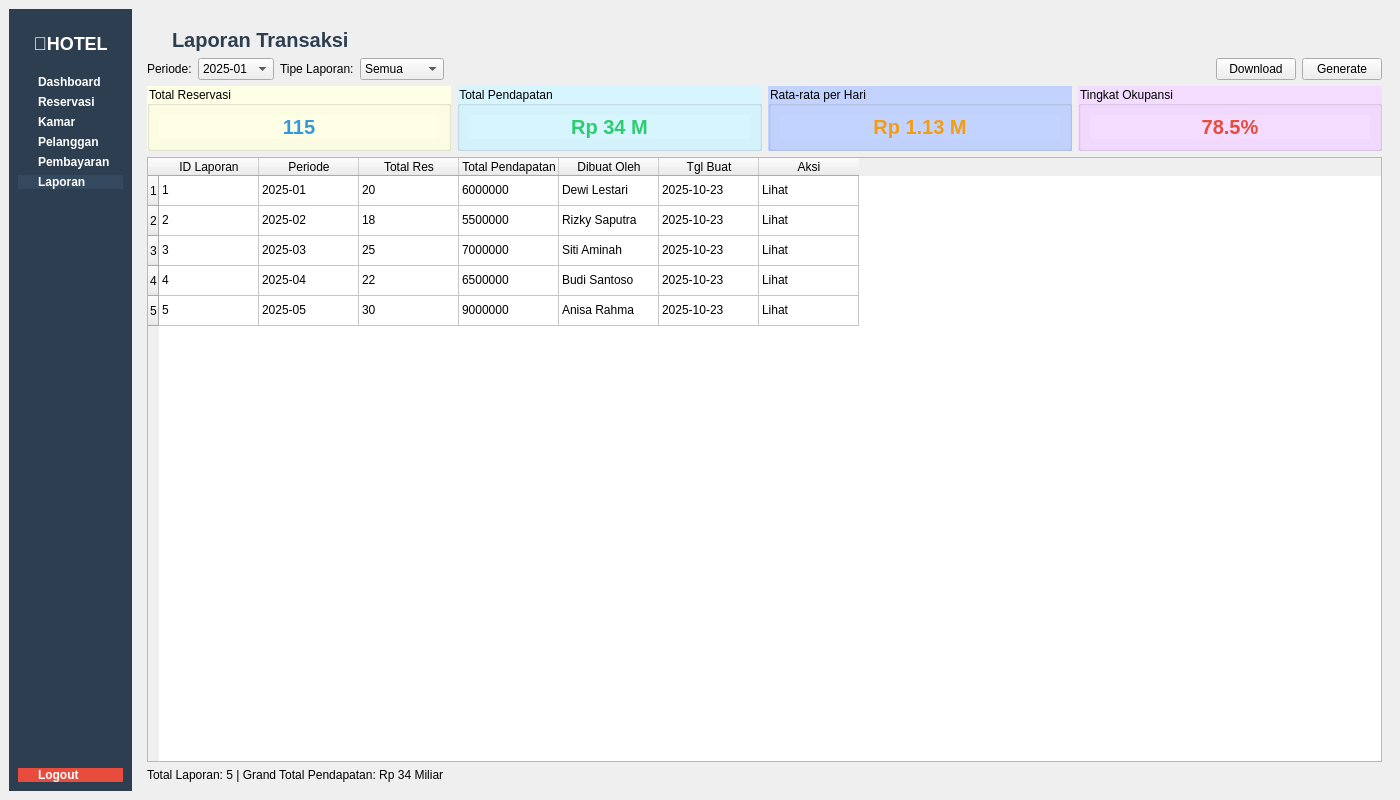
<?xml version="1.0" encoding="UTF-8"?>
<ui version="4.0">
 <class>LaporanWindow</class>
 <widget class="QMainWindow" name="LaporanWindow">
  <property name="geometry">
   <rect>
    <x>0</x>
    <y>0</y>
    <width>1400</width>
    <height>800</height>
   </rect>
  </property>
  <property name="windowTitle">
   <string>Laporan Transaksi</string>
  </property>
  <widget class="QWidget" name="centralwidget">
   <layout class="QHBoxLayout" name="mainLayout">
    <item>
     <widget class="QWidget" name="sidebar" native="true">
      <property name="styleSheet">
       <string>QWidget { background-color: #2c3e50; }</string>
      </property>
      <layout class="QVBoxLayout" name="sidebarLayout">
       <item>
        <widget class="QLabel" name="logoLabel">
         <property name="styleSheet">
          <string>QLabel { color: white; font-size: 18px; font-weight: bold; padding: 15px; background-color: #2c3e50; }</string>
         </property>
         <property name="text">
          <string>🏨HOTEL</string>
         </property>
         <property name="alignment">
          <set>Qt::AlignCenter</set>
         </property>
        </widget>
       </item>
       <item>
        <widget class="QPushButton" name="dashboardBtn">
         <property name="styleSheet">
          <string>QPushButton { background-color: #2c3e50; color: white; border: none; text-align: left; padding-left: 20px; font-weight: bold; } QPushButton:hover { background-color: #3498db; }</string>
         </property>
         <property name="text">
          <string>Dashboard</string>
         </property>
        </widget>
       </item>
       <item>
        <widget class="QPushButton" name="reservasiBtn">
         <property name="styleSheet">
          <string>QPushButton { background-color: #2c3e50; color: white; border: none; text-align: left; padding-left: 20px; font-weight: bold; } QPushButton:hover { background-color: #3498db; }</string>
         </property>
         <property name="text">
          <string>Reservasi</string>
         </property>
        </widget>
       </item>
       <item>
        <widget class="QPushButton" name="kamarBtn">
         <property name="styleSheet">
          <string>QPushButton { background-color: #2c3e50; color: white; border: none; text-align: left; padding-left: 20px; font-weight: bold; } QPushButton:hover { background-color: #3498db; }</string>
         </property>
         <property name="text">
          <string>Kamar</string>
         </property>
        </widget>
       </item>
       <item>
        <widget class="QPushButton" name="pelangganBtn">
         <property name="styleSheet">
          <string>QPushButton { background-color: #2c3e50; color: white; border: none; text-align: left; padding-left: 20px; font-weight: bold; } QPushButton:hover { background-color: #3498db; }</string>
         </property>
         <property name="text">
          <string>Pelanggan</string>
         </property>
        </widget>
       </item>
       <item>
        <widget class="QPushButton" name="pembayaranBtn">
         <property name="styleSheet">
          <string>QPushButton { background-color: #2c3e50; color: white; border: none; text-align: left; padding-left: 20px; font-weight: bold; } QPushButton:hover { background-color: #3498db; }</string>
         </property>
         <property name="text">
          <string>Pembayaran</string>
         </property>
        </widget>
       </item>
       <item>
        <widget class="QPushButton" name="laporanBtn">
         <property name="styleSheet">
          <string>QPushButton { background-color: #34495e; color: white; border: none; text-align: left; padding-left: 20px; font-weight: bold; } QPushButton:hover { background-color: #3498db; }</string>
         </property>
         <property name="text">
          <string>Laporan</string>
         </property>
        </widget>
       </item>
       <item>
        <spacer name="verticalSpacer">
         <property name="orientation">
          <enum>Qt::Vertical</enum>
         </property>
         <property name="sizeHint" stdset="0">
          <size>
           <width>20</width>
           <height>150</height>
          </size>
         </property>
        </spacer>
       </item>
       <item>
        <widget class="QPushButton" name="logoutBtn">
         <property name="styleSheet">
          <string>QPushButton { background-color: #e74c3c; color: white; border: none; text-align: left; padding-left: 20px; font-weight: bold; } QPushButton:hover { background-color: #c0392b; }</string>
         </property>
         <property name="text">
          <string>Logout</string>
         </property>
        </widget>
       </item>
      </layout>
     </widget>
    </item>
    <item>
     <widget class="QWidget" name="contentArea" native="true">
      <layout class="QVBoxLayout" name="contentLayout">
       <item>
        <widget class="QLabel" name="titleLabel">
         <property name="styleSheet">
          <string>QLabel { font-size: 20px; font-weight: bold; color: #2c3e50; margin-left: 20px; padding-top: 10px; }</string>
         </property>
         <property name="text">
          <string>Laporan Transaksi</string>
         </property>
        </widget>
       </item>
       <item>
        <layout class="QHBoxLayout" name="buttonLayout">
         <item>
          <widget class="QLabel" name="periodeLabel">
           <property name="text">
            <string>Periode:</string>
           </property>
          </widget>
         </item>
         <item>
          <widget class="QComboBox" name="periodeFilter">
           <item>
            <property name="text">
             <string>2025-01</string>
            </property>
           </item>
           <item>
            <property name="text">
             <string>2025-02</string>
            </property>
           </item>
           <item>
            <property name="text">
             <string>2025-03</string>
            </property>
           </item>
           <item>
            <property name="text">
             <string>2025-04</string>
            </property>
           </item>
           <item>
            <property name="text">
             <string>2025-05</string>
            </property>
           </item>
          </widget>
         </item>
         <item>
          <widget class="QLabel" name="tipeLabel">
           <property name="text">
            <string>Tipe Laporan:</string>
           </property>
          </widget>
         </item>
         <item>
          <widget class="QComboBox" name="tipeFilter">
           <item>
            <property name="text">
             <string>Semua</string>
            </property>
           </item>
           <item>
            <property name="text">
             <string>Harian</string>
            </property>
           </item>
           <item>
            <property name="text">
             <string>Mingguan</string>
            </property>
           </item>
           <item>
            <property name="text">
             <string>Bulanan</string>
            </property>
           </item>
          </widget>
         </item>
         <item>
          <spacer name="horizontalSpacer">
           <property name="orientation">
            <enum>Qt::Horizontal</enum>
           </property>
           <property name="sizeHint" stdset="0">
            <size>
             <width>400</width>
             <height>20</height>
            </size>
           </property>
          </spacer>
         </item>
         <item>
          <widget class="QPushButton" name="downloadBtn">
           <property name="text">
            <string>Download</string>
           </property>
          </widget>
         </item>
         <item>
          <widget class="QPushButton" name="generateBtn">
           <property name="text">
            <string>Generate</string>
           </property>
          </widget>
         </item>
        </layout>
       </item>
       <item>
        <layout class="QHBoxLayout" name="statsLayout">
         <item>
          <widget class="QGroupBox" name="summary1">
           <property name="styleSheet">
            <string notr="true">background-color: rgb(255, 255, 229);</string>
           </property>
           <property name="title">
            <string>Total Reservasi</string>
           </property>
           <layout class="QVBoxLayout" name="summary1Layout">
            <item>
             <widget class="QLabel" name="summary1Value">
              <property name="styleSheet">
               <string>QLabel { color: #3498db; font-size: 20px; font-weight: bold; }</string>
              </property>
              <property name="text">
               <string>115</string>
              </property>
              <property name="alignment">
               <set>Qt::AlignCenter</set>
              </property>
             </widget>
            </item>
           </layout>
          </widget>
         </item>
         <item>
          <widget class="QGroupBox" name="summary2">
           <property name="styleSheet">
            <string notr="true">background-color: rgb(215, 245, 255);</string>
           </property>
           <property name="title">
            <string>Total Pendapatan</string>
           </property>
           <layout class="QVBoxLayout" name="summary2Layout">
            <item>
             <widget class="QLabel" name="summary2Value">
              <property name="styleSheet">
               <string>QLabel { color: #2ecc71; font-size: 20px; font-weight: bold; }</string>
              </property>
              <property name="text">
               <string>Rp 34 M</string>
              </property>
              <property name="alignment">
               <set>Qt::AlignCenter</set>
              </property>
             </widget>
            </item>
           </layout>
          </widget>
         </item>
         <item>
          <widget class="QGroupBox" name="summary3">
           <property name="styleSheet">
            <string notr="true">background-color: rgb(194, 211, 255);</string>
           </property>
           <property name="title">
            <string>Rata-rata per Hari</string>
           </property>
           <layout class="QVBoxLayout" name="summary3Layout">
            <item>
             <widget class="QLabel" name="summary3Value">
              <property name="styleSheet">
               <string>QLabel { color: #f39c12; font-size: 20px; font-weight: bold; }</string>
              </property>
              <property name="text">
               <string>Rp 1.13 M</string>
              </property>
              <property name="alignment">
               <set>Qt::AlignCenter</set>
              </property>
             </widget>
            </item>
           </layout>
          </widget>
         </item>
         <item>
          <widget class="QGroupBox" name="summary4">
           <property name="styleSheet">
            <string notr="true">background-color: rgb(243, 220, 255);</string>
           </property>
           <property name="title">
            <string>Tingkat Okupansi</string>
           </property>
           <layout class="QVBoxLayout" name="summary4Layout">
            <item>
             <widget class="QLabel" name="summary4Value">
              <property name="styleSheet">
               <string>QLabel { color: #e74c3c; font-size: 20px; font-weight: bold; }</string>
              </property>
              <property name="text">
               <string>78.5%</string>
              </property>
              <property name="alignment">
               <set>Qt::AlignCenter</set>
              </property>
             </widget>
            </item>
           </layout>
          </widget>
         </item>
        </layout>
       </item>
       <item>
        <widget class="QTableWidget" name="laporanTable">
         <property name="rowCount">
          <number>5</number>
         </property>
         <property name="columnCount">
          <number>7</number>
         </property>
         <row/>
         <row/>
         <row/>
         <row/>
         <row/>
         <column>
          <property name="text">
           <string>ID Laporan</string>
          </property>
         </column>
         <column>
          <property name="text">
           <string>Periode</string>
          </property>
         </column>
         <column>
          <property name="text">
           <string>Total Res</string>
          </property>
         </column>
         <column>
          <property name="text">
           <string>Total Pendapatan</string>
          </property>
         </column>
         <column>
          <property name="text">
           <string>Dibuat Oleh</string>
          </property>
         </column>
         <column>
          <property name="text">
           <string>Tgl Buat</string>
          </property>
         </column>
         <column>
          <property name="text">
           <string>Aksi</string>
          </property>
         </column>
         <item row="0" column="0">
          <property name="text">
           <string>1</string>
          </property>
         </item>
         <item row="0" column="1">
          <property name="text">
           <string>2025-01</string>
          </property>
         </item>
         <item row="0" column="2">
          <property name="text">
           <string>20</string>
          </property>
         </item>
         <item row="0" column="3">
          <property name="text">
           <string>6000000</string>
          </property>
         </item>
         <item row="0" column="4">
          <property name="text">
           <string>Dewi Lestari</string>
          </property>
         </item>
         <item row="0" column="5">
          <property name="text">
           <string>2025-10-23</string>
          </property>
         </item>
         <item row="0" column="6">
          <property name="text">
           <string>Lihat</string>
          </property>
         </item>
         <item row="1" column="0">
          <property name="text">
           <string>2</string>
          </property>
         </item>
         <item row="1" column="1">
          <property name="text">
           <string>2025-02</string>
          </property>
         </item>
         <item row="1" column="2">
          <property name="text">
           <string>18</string>
          </property>
         </item>
         <item row="1" column="3">
          <property name="text">
           <string>5500000</string>
          </property>
         </item>
         <item row="1" column="4">
          <property name="text">
           <string>Rizky Saputra</string>
          </property>
         </item>
         <item row="1" column="5">
          <property name="text">
           <string>2025-10-23</string>
          </property>
         </item>
         <item row="1" column="6">
          <property name="text">
           <string>Lihat</string>
          </property>
         </item>
         <item row="2" column="0">
          <property name="text">
           <string>3</string>
          </property>
         </item>
         <item row="2" column="1">
          <property name="text">
           <string>2025-03</string>
          </property>
         </item>
         <item row="2" column="2">
          <property name="text">
           <string>25</string>
          </property>
         </item>
         <item row="2" column="3">
          <property name="text">
           <string>7000000</string>
          </property>
         </item>
         <item row="2" column="4">
          <property name="text">
           <string>Siti Aminah</string>
          </property>
         </item>
         <item row="2" column="5">
          <property name="text">
           <string>2025-10-23</string>
          </property>
         </item>
         <item row="2" column="6">
          <property name="text">
           <string>Lihat</string>
          </property>
         </item>
         <item row="3" column="0">
          <property name="text">
           <string>4</string>
          </property>
         </item>
         <item row="3" column="1">
          <property name="text">
           <string>2025-04</string>
          </property>
         </item>
         <item row="3" column="2">
          <property name="text">
           <string>22</string>
          </property>
         </item>
         <item row="3" column="3">
          <property name="text">
           <string>6500000</string>
          </property>
         </item>
         <item row="3" column="4">
          <property name="text">
           <string>Budi Santoso</string>
          </property>
         </item>
         <item row="3" column="5">
          <property name="text">
           <string>2025-10-23</string>
          </property>
         </item>
         <item row="3" column="6">
          <property name="text">
           <string>Lihat</string>
          </property>
         </item>
         <item row="4" column="0">
          <property name="text">
           <string>5</string>
          </property>
         </item>
         <item row="4" column="1">
          <property name="text">
           <string>2025-05</string>
          </property>
         </item>
         <item row="4" column="2">
          <property name="text">
           <string>30</string>
          </property>
         </item>
         <item row="4" column="3">
          <property name="text">
           <string>9000000</string>
          </property>
         </item>
         <item row="4" column="4">
          <property name="text">
           <string>Anisa Rahma</string>
          </property>
         </item>
         <item row="4" column="5">
          <property name="text">
           <string>2025-10-23</string>
          </property>
         </item>
         <item row="4" column="6">
          <property name="text">
           <string>Lihat</string>
          </property>
         </item>
        </widget>
       </item>
       <item>
        <widget class="QLabel" name="infoLabel">
         <property name="text">
          <string>Total Laporan: 5 | Grand Total Pendapatan: Rp 34 Miliar</string>
         </property>
        </widget>
       </item>
      </layout>
     </widget>
    </item>
   </layout>
  </widget>
 </widget>
 <resources/>
 <connections/>
</ui>
